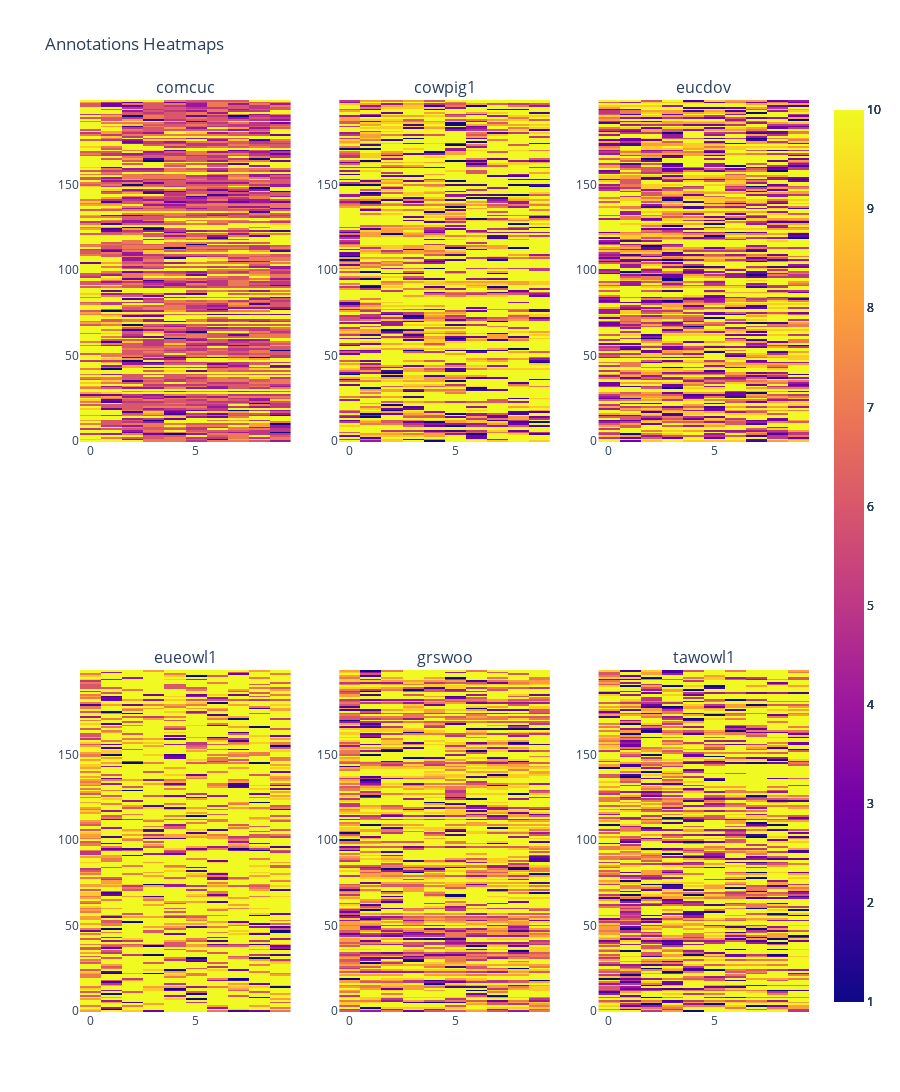

The code cell stored with this chart in its notebook:
### Code cell
def label_distributions(directory, bins):
    label_distributions = []
    files = glob.glob(os.path.join('Dataset', directory, '*.labels.npy'))

    for file in files:
        # load the current file
        file_data = np.load(file)

        # create an empty list to store the current label distribution
        label_dist = []

        # get the majority labels
        majority_labels = file_data[:, 0]

        # split the majority labels into bins
        bin_size = len(majority_labels) // bins
        bins_ = [(i * bin_size, (i + 1) * bin_size) for i in range(bins)]
        bins_[-1] = (bins_[-1][0], len(majority_labels))

        # compute the label distribution for each bin
        for bin in bins_:
            bin_labels = majority_labels[bin[0]:bin[1]]
            label_dist.append(np.count_nonzero(bin_labels == bin_labels[0]))

        label_distributions.append(label_dist)

    return label_distributions

bins = 10
directories = ['comcuc', 'cowpig1', 'eucdov', 'eueowl1', 'grswoo', 'tawowl1']
figs = []

for directory in directories:
    label_distributions_ = np.asarray(label_distributions(directory, bins))
    heatmap = go.Heatmap(z=label_distributions_, showscale=True)
    title = f'Heatmap of Annotations for {directory}'
    layout = go.Layout(title=title, xaxis_title='Annotations', yaxis_title='Files')
    fig = go.Figure(data=[heatmap], layout=layout)
    figs.append(fig)

fig = make_subplots(rows=2, cols=3, subplot_titles=directories)
for i, f in enumerate(figs):
    fig.add_trace(f.data[0], row=(i//3)+1, col=(i%3)+1)

fig.update_layout(height=1200, title_text='Annotations Heatmaps')
fig.show()

### Figure 1 — Plotly figure (JSON) as saved in the notebook; plotly's stock layout.template omitted (floating-point values rounded to 4 significant figures; data arrays with more than 128 entries replaced by an {"elided": "..."} marker saying what was removed)
{"data": [{"showscale": true, "type": "heatmap", "xaxis": "x", "yaxis": "y", "z": {"elided": "200x10 int values"}}, {"showscale": true, "type": "heatmap", "xaxis": "x2", "yaxis": "y2", "z": {"elided": "200x10 int values"}}, {"showscale": true, "type": "heatmap", "xaxis": "x3", "yaxis": "y3", "z": {"elided": "200x10 int values"}}, {"showscale": true, "type": "heatmap", "xaxis": "x4", "yaxis": "y4", "z": {"elided": "200x10 int values"}}, {"showscale": true, "type": "heatmap", "xaxis": "x5", "yaxis": "y5", "z": {"elided": "200x10 int values"}}, {"showscale": true, "type": "heatmap", "xaxis": "x6", "yaxis": "y6", "z": {"elided": "200x10 int values"}}], "layout": {"annotations": [{"font": {"size": 16}, "showarrow": false, "text": "comcuc", "x": 0.1444, "xanchor": "center", "xref": "paper", "y": 1, "yanchor": "bottom", "yref": "paper"}, {"font": {"size": 16}, "showarrow": false, "text": "cowpig1", "x": 0.5, "xanchor": "center", "xref": "paper", "y": 1, "yanchor": "bottom", "yref": "paper"}, {"font": {"size": 16}, "showarrow": false, "text": "eucdov", "x": 0.8556, "xanchor": "center", "xref": "paper", "y": 1, "yanchor": "bottom", "yref": "paper"}, {"font": {"size": 16}, "showarrow": false, "text": "eueowl1", "x": 0.1444, "xanchor": "center", "xref": "paper", "y": 0.375, "yanchor": "bottom", "yref": "paper"}, {"font": {"size": 16}, "showarrow": false, "text": "grswoo", "x": 0.5, "xanchor": "center", "xref": "paper", "y": 0.375, "yanchor": "bottom", "yref": "paper"}, {"font": {"size": 16}, "showarrow": false, "text": "tawowl1", "x": 0.8556, "xanchor": "center", "xref": "paper", "y": 0.375, "yanchor": "bottom", "yref": "paper"}], "height": 1200, "title": {"text": "Annotations Heatmaps"}, "xaxis": {"anchor": "y", "domain": [0, 0.2889]}, "xaxis2": {"anchor": "y2", "domain": [0.3556, 0.6444]}, "xaxis3": {"anchor": "y3", "domain": [0.7111, 1]}, "xaxis4": {"anchor": "y4", "domain": [0, 0.2889]}, "xaxis5": {"anchor": "y5", "domain": [0.3556, 0.6444]}, "xaxis6": {"anchor": "y6", "domain": [0.7111, 1]}, "yaxis": {"anchor": "x", "domain": [0.625, 1]}, "yaxis2": {"anchor": "x2", "domain": [0.625, 1]}, "yaxis3": {"anchor": "x3", "domain": [0.625, 1]}, "yaxis4": {"anchor": "x4", "domain": [0, 0.375]}, "yaxis5": {"anchor": "x5", "domain": [0, 0.375]}, "yaxis6": {"anchor": "x6", "domain": [0, 0.375]}}}
